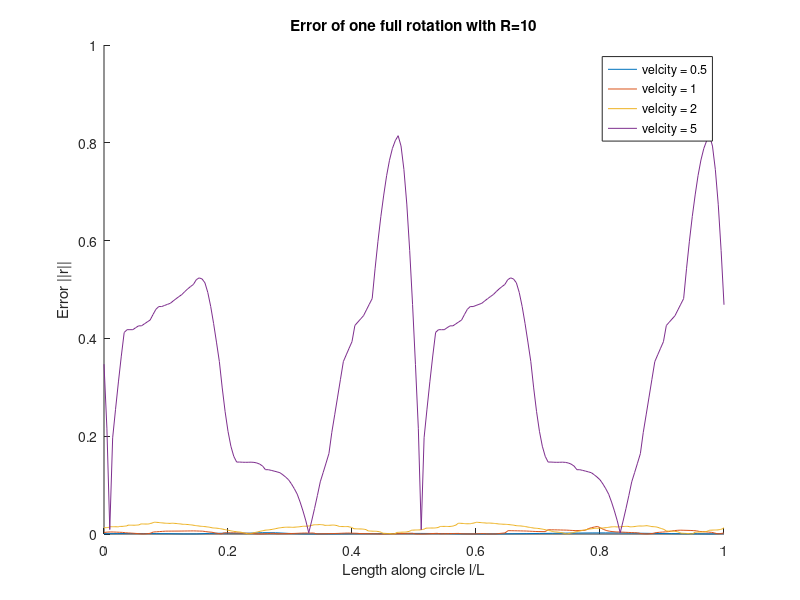
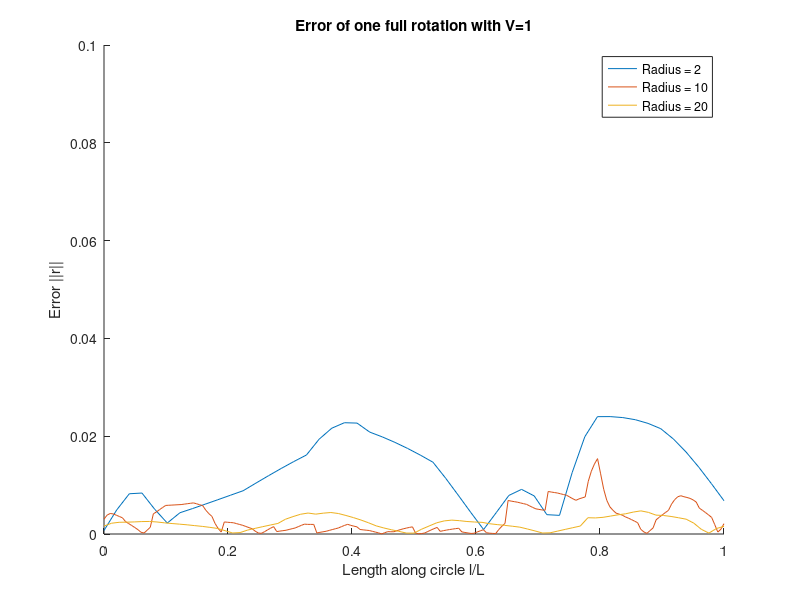
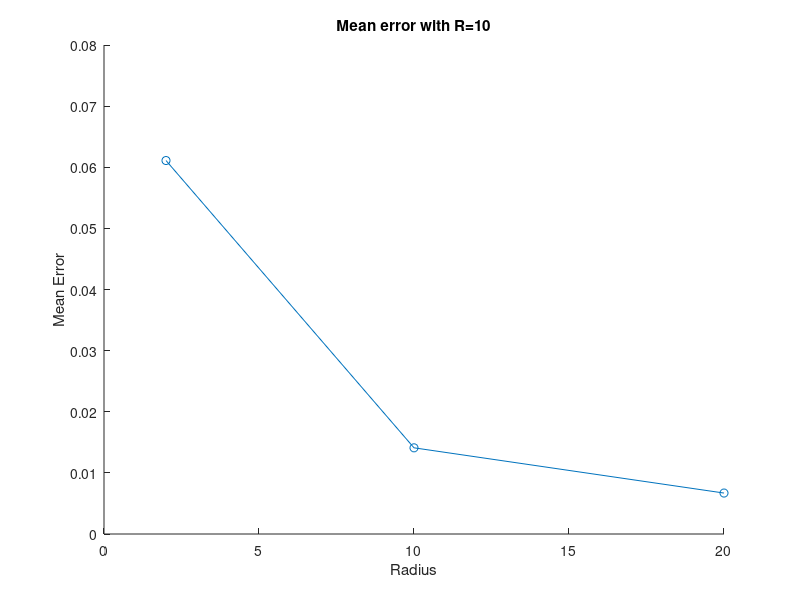
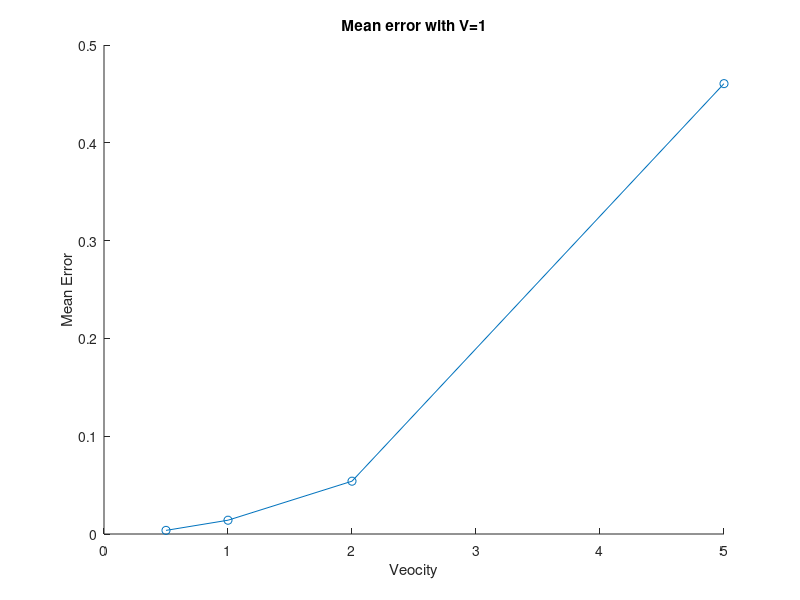

These charts were generated, in order, by the following MATLAB code:
clear
close all


r0p5 = load('error_v0p5_r10.mat');
r0p5 = r0p5.full_rotation_error;
x0p5 = linspace(0,1,length(r0p5));

r1 = load('error_v1_r10.mat');
r1 = r1.full_rotation_error;
x1 = linspace(0,1,length(r1));

r2 = load('error_v2_r10.mat');
r2 = r2.full_rotation_error;
x2 = linspace(0,1,length(r2));

r5 = load('error_v5_r10.mat');
r5 = r5.full_rotation_error;
x5 = linspace(0,1,length(r5));

R2 = load('error_v1_r2.mat');
R2 = R2.full_rotation_error;
xR2 = linspace(0,1,length(R2));

R20 = load('error_v1_r20.mat');
R20 = R20.full_rotation_error;
xR20 = linspace(0,1,length(R20));

figure 
hold on
plot(x0p5,r0p5,'DisplayName','velcity = 0.5')
plot(x1,r1,'DisplayName','velcity = 1')
plot(x2,r2,'DisplayName','velcity = 2')
plot(x5,r5,'DisplayName','velcity = 5')
xlabel('Length along circle l/L')
ylabel('Error ||r||')
% ylim([])
legend
title('Error of one full rotation with R=10');
hold off

figure 
hold on
plot(xR2,R2,'DisplayName','Radius = 2')
plot(x1,r1,'DisplayName','Radius = 10')
plot(xR20,R20,'DisplayName','Radius = 20')
xlabel('Length along circle l/L')
ylabel('Error ||r||')
ylim([0 0.1])
legend
title('Error of one full rotation with V=1');
hold off

constant_R = [0.5, 1, 2, 5; 0.0037, 0.0141, 0.0540, 0.4605];
constant_V = [2, 10, 20; 0.0611, 0.0141, 0.0067];

figure
hold on
plot(constant_V(1,:),constant_V(2,:),'o-')
xlabel('Radius')
ylabel('Mean Error')
title('Mean error with R=10');
hold off

figure
hold on
plot(constant_R(1,:),constant_R(2,:),'o-')
xlabel('Veocity')
ylabel('Mean Error')
title('Mean error with V=1')
hold off
